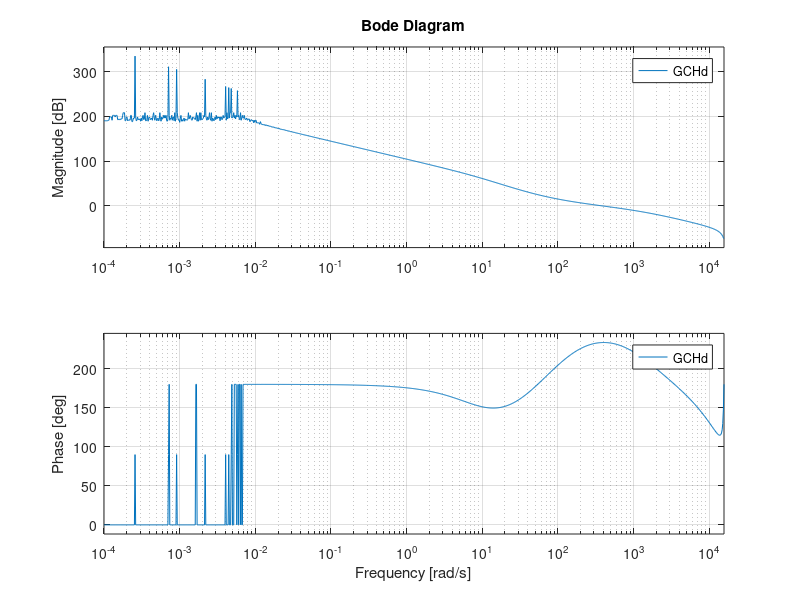

This chart was generated by the following MATLAB code:
Ke = 10/3.1415;
Ka = .887;
Kt = .72;
Je = .0007;
Be = .00612;
T = .0002;

w = 377;
phi = 60; % deg
phi = phi * pi/180;
a = (1+sin(phi))/(1-sin(phi));
t = 1/(sqrt(a)*w);
K = 13.18; % found that with K=1, mag at w is -22.4dB, so we need to shift by +22.4dB
C = tf([K*a*t K], [t 1]);

disp(a);
disp(t);
disp(K);

Ki = w/10;
G = tf([1 Ki], [1 0]);
disp(Ki);

H = tf((Ke*Ka*Kt),[Je Be 0]);   % continuous time
Hd = c2d(H,T);                  % discrete time
hold on;
bode(Hd);

% a
CHd = c2d(C*H, T);
bode(CHd);

% b
GCHd = c2d(G*C*H, T);
bode(GCHd);
